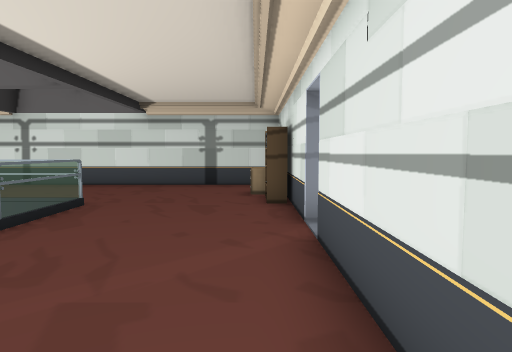
view 1 (above)

15 first-person views from a walk through a Unity game level. The camera is 1.2 m above the floor, tilts 4° down and sees 75° across. Doors are open. The floor is counted in squares, 1 m on a side. Each view is taken from the middle of a square. On the plan, view 1 faces up. The plan holds only what a view shows up to about 14 squares ahead; the rest is blank. The place goes on beyond the plan. The player is left out. Some animated figures are not drawn.

view 2
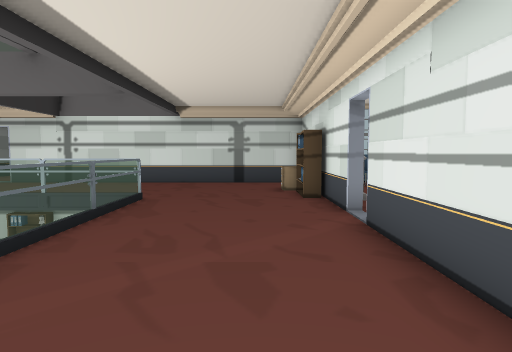

view 3
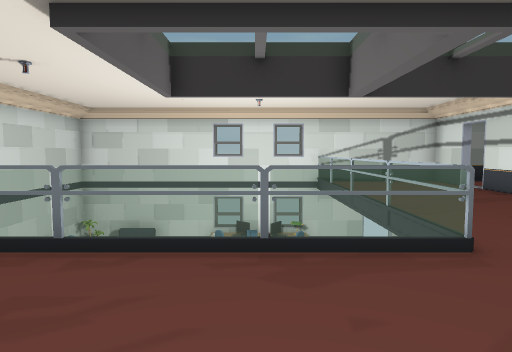

view 4
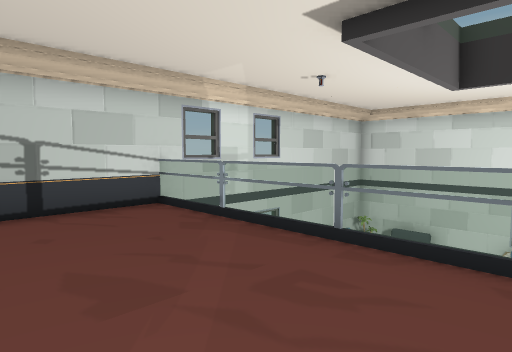

view 5
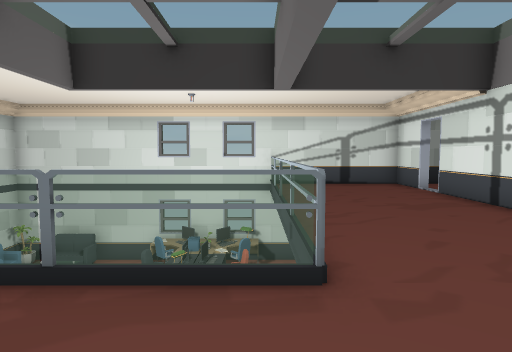

view 6
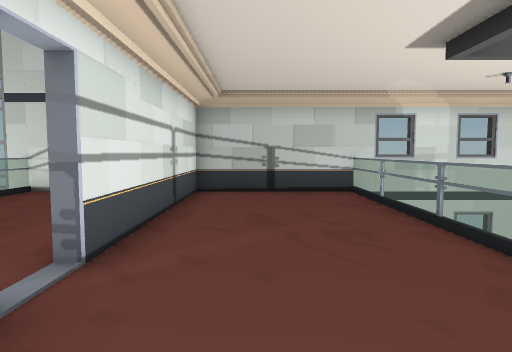

view 7
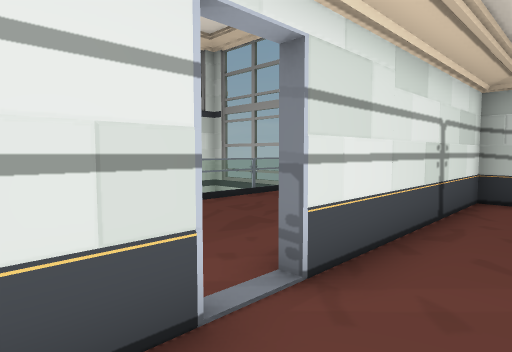

view 8
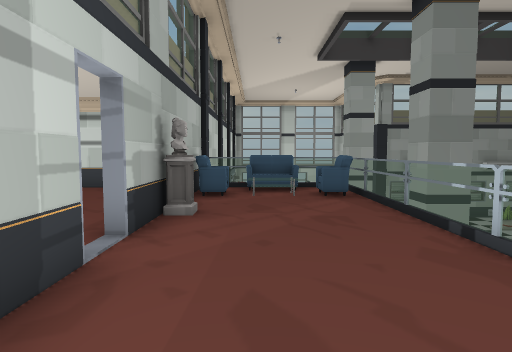

view 9
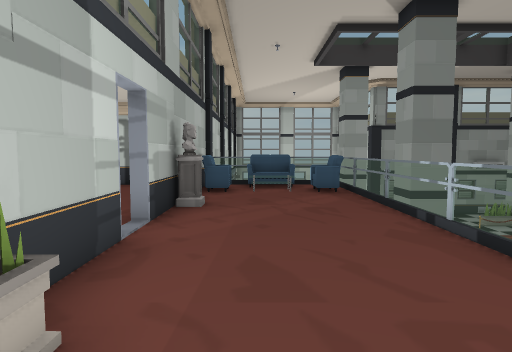

view 10
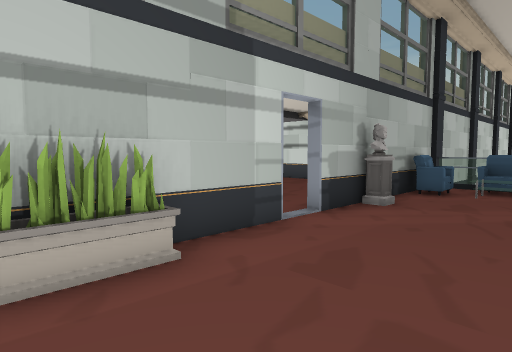

view 11
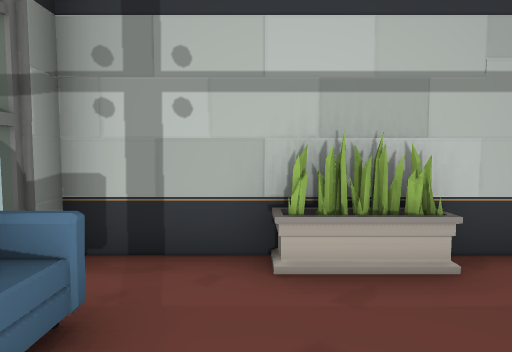

view 12
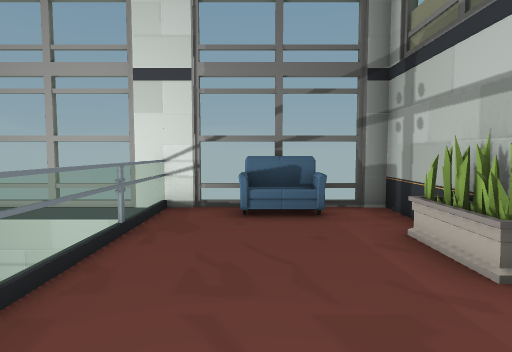

view 13
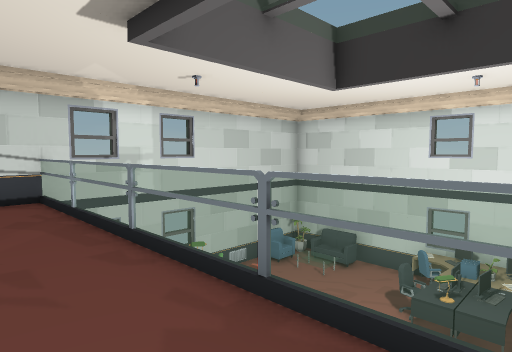

view 14
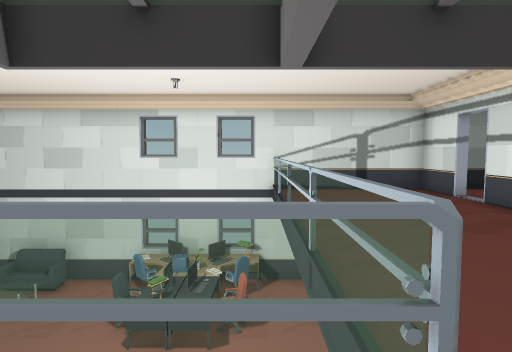

view 15
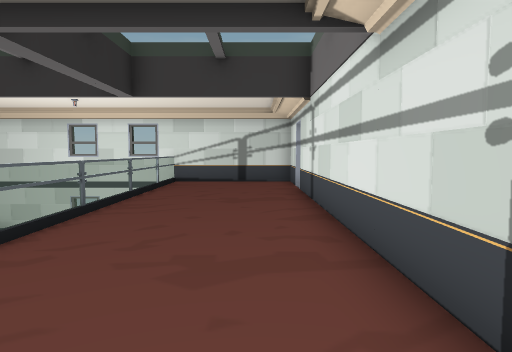

### Floor plan
Key: @ floor where view 1 was taken; # wall or solid block; x gap in a wall; . floor; D open door; = window, fence, low wall or low ledge; v drop or lower ground; R drawers; S shelf; F sofa; P pillar; L plant; T statue; O other object.
Columns run from 14 left of view 1 to 6 right of it. Each row starts with its distance up from view 1.
 15 #
 14 #.
 13 ##x##########D#
 12 #..............P FFv
 11 #..............#FOOF#
 10 D.............R#F..F#
  9 #.............SS....=
  8 #==========... TP...=
  7 #vvvv     v....#....=
  6 #vvvv     v...DD....=
  5 # vvv      ....DD...=
  4 #vvvv     v...DDD...=
  3 #vvvv     v....#....
  2 #vvvv     =....#....#
  1 #vvvv     =...DDL...=
  0 #vvvv     =...@#....=
 -1 #Lvv  v   =...DD....=
 -2  Lvvvvvvvv##### =FF=

Where each view was taken, in squares from view 1:
view 1: 0 up, 0 right, facing up
view 2: 1 down, 1 left, facing up
view 3: 5 up, 0 right, facing left
view 4: 5 up, 0 right, facing down-left
view 5: 7 up, 1 left, facing left
view 6: 8 up, 1 left, facing down
view 7: 7 up, 1 left, facing down-right
view 8: 1 up, 3 right, facing up
view 9: 0 up, 3 right, facing up
view 10: 0 up, 5 right, facing up-left
view 11: 0 up, 5 right, facing left
view 12: 5 up, 4 right, facing down
view 13: 7 up, 2 left, facing down-left
view 14: 7 up, 3 left, facing left
view 15: 11 up, 0 right, facing left
